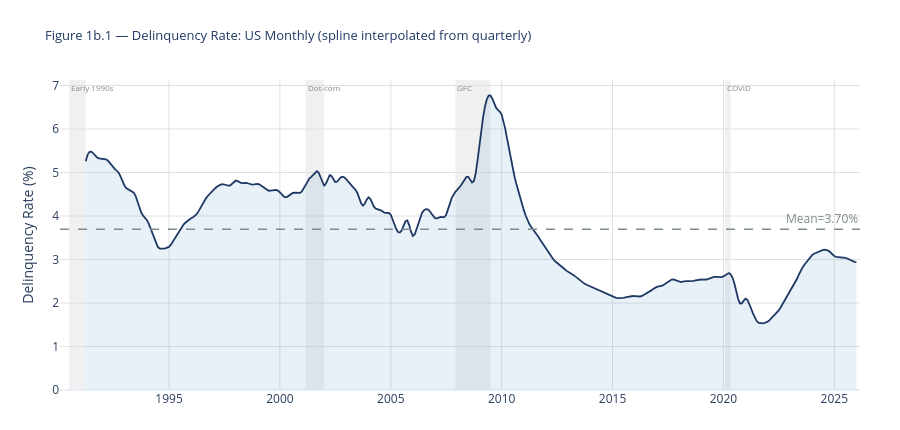
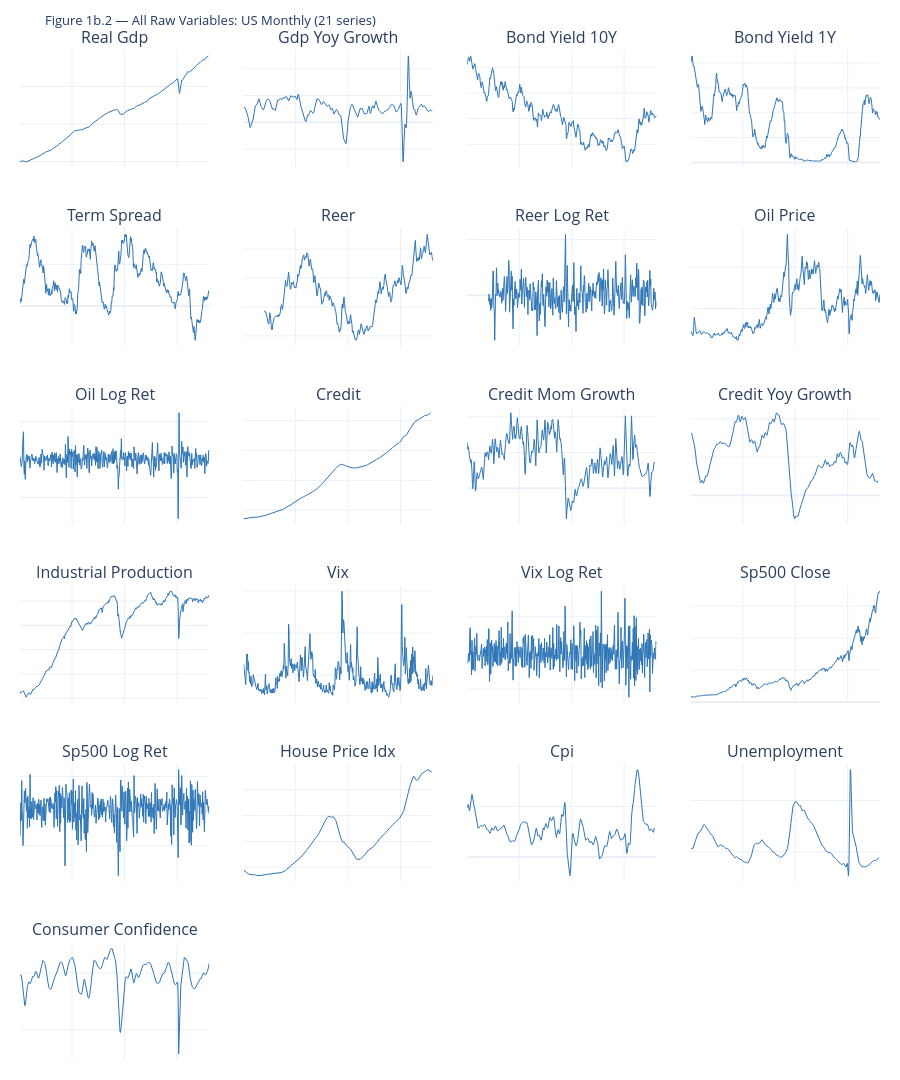

Notebook code cell kept with these figures, in order:
### Markdown cell above
### 1b — US Monthly

### Code cell
TARGET_USM    = 'us_delinquency_rate'
PREFIX_USM    = 'us_'
RECESSIONS_USM = RECESSIONS_US

raw_usm = pd.read_csv(PATHS['US_M'], index_col=0, parse_dates=True)
raw_usm.index = pd.DatetimeIndex(raw_usm.index).to_period('M').to_timestamp('M')
raw_usm = raw_usm.sort_index()
df_usm  = raw_usm.loc[WINDOW_START:].copy()

print(f'Shape: {df_usm.shape}  |  {df_usm.index.min().date()} to {df_usm.index.max().date()}')
print(f'Columns ({df_usm.shape[1]}): {df_usm.columns.tolist()}')

t = df_usm[TARGET_USM].dropna()
print(f'\nTarget — {TARGET_USM}: {len(t)} obs | Min {t.min():.2f}% | Max {t.max():.2f}% | Mean {t.mean():.2f}%')

completeness = pd.DataFrame({
    'Non-null':    df_usm.notna().sum(),
    'Missing':     df_usm.isna().sum(),
    'Missing (%)': (df_usm.isna().sum() / len(df_usm) * 100),
    'First valid': df_usm.apply(lambda s: (
        s.first_valid_index().strftime('%Y-%m') if s.first_valid_index() is not None else None)),
    'Last valid':  df_usm.apply(lambda s: (
        s.last_valid_index().strftime('%Y-%m')  if s.last_valid_index()  is not None else None)),
})
display(completeness.style
        .map(c_missing, subset=['Missing (%)'])
        .format({'Missing (%)': '{:.1f}'})
        .set_caption('Table 1b.1 — Completeness: US Monthly (raw dataset)'))

mean_val = df_usm[TARGET_USM].mean()
fig = go.Figure()
fig.add_trace(go.Scatter(
    x=df_usm.index, y=df_usm[TARGET_USM], mode='lines',
    line=dict(color=NAVY, width=1.8), fill='tozeroy',
    fillcolor='rgba(46,117,182,0.10)',
    hovertemplate='%{x|%Y-%m}<br>%{y:.2f}%<extra></extra>'))
fig.add_hline(y=mean_val, line_dash='dash', line_color=GREY, line_width=1.5,
              annotation_text=f'Mean={mean_val:.2f}%',
              annotation_position='top right', annotation_font_color=GREY)
fig = add_recessions(fig, RECESSIONS_USM)
fig.update_layout(
    title=dict(
        text='Figure 1b.1 — Delinquency Rate: US Monthly (spline interpolated from quarterly)',
        font=dict(size=13, color=NAVY)),
    xaxis=dict(showgrid=True, gridcolor='#E0E0E0'),
    yaxis=dict(title='Delinquency Rate (%)', showgrid=True, gridcolor='#E0E0E0'),
    template=TEMPLATE, height=430, margin=dict(t=80, b=40, l=60, r=40))
fig.show()

raw_cols = [c for c in raw_usm.columns if c != TARGET_USM]
ncols = 4
nrows = int(np.ceil(len(raw_cols) / ncols))
fig2 = make_subplots(
    rows=nrows, cols=ncols,
    subplot_titles=[v.replace('us_', '').replace('_', ' ').title() for v in raw_cols],
    vertical_spacing=0.06, horizontal_spacing=0.04)
for i, var in enumerate(raw_cols):
    r, c = i // ncols + 1, i % ncols + 1
    fig2.add_trace(go.Scatter(
        x=df_usm.index, y=df_usm[var], mode='lines',
        line=dict(color=BLUE, width=1.0), showlegend=False), row=r, col=c)
fig2.update_xaxes(showticklabels=False)
fig2.update_yaxes(showticklabels=False)
fig2.update_layout(
    title=dict(text=f'Figure 1b.2 — All Raw Variables: US Monthly ({len(raw_cols)} series)',
               font=dict(size=13, color=NAVY)),
    template=TEMPLATE, height=nrows * 180,
    margin=dict(t=50, b=20, l=20, r=20))
fig2.show()

### Figure 1 — Plotly figure (JSON) as saved in the notebook; plotly's stock layout.template omitted (floating-point values rounded to 4 significant figures; data arrays with more than 128 entries replaced by an {"elided": "..."} marker saying what was removed)
{"data": [{"fill": "tozeroy", "fillcolor": "rgba(46,117,182,0.10)", "hovertemplate": "%{x|%Y-%m}<br>%{y:.2f}%<extra></extra>", "line": {"color": "#1F3864", "width": 1.8}, "mode": "lines", "type": "scatter", "x": {"elided": "434 str values"}, "y": {"elided": "434 float values"}}], "layout": {"annotations": [{"font": {"color": "#7F8C8D"}, "showarrow": false, "text": "Mean=3.70%", "x": 1, "xanchor": "right", "xref": "x domain", "y": 3.695, "yanchor": "bottom", "yref": "y"}, {"font": {"color": "#7F8C8D", "size": 8}, "showarrow": false, "text": "Early 1990s", "x": "1990-07-01", "xanchor": "left", "xref": "x", "y": 1, "yanchor": "top", "yref": "y domain"}, {"font": {"color": "#7F8C8D", "size": 8}, "showarrow": false, "text": "Dot-com", "x": "2001-03-01", "xanchor": "left", "xref": "x", "y": 1, "yanchor": "top", "yref": "y domain"}, {"font": {"color": "#7F8C8D", "size": 8}, "showarrow": false, "text": "GFC", "x": "2007-12-01", "xanchor": "left", "xref": "x", "y": 1, "yanchor": "top", "yref": "y domain"}, {"font": {"color": "#7F8C8D", "size": 8}, "showarrow": false, "text": "COVID", "x": "2020-02-01", "xanchor": "left", "xref": "x", "y": 1, "yanchor": "top", "yref": "y domain"}], "height": 430, "margin": {"b": 40, "l": 60, "r": 40, "t": 80}, "shapes": [{"line": {"color": "#7F8C8D", "dash": "dash", "width": 1.5}, "type": "line", "x0": 0, "x1": 1, "xref": "x domain", "y0": 3.695, "y1": 3.695, "yref": "y"}, {"fillcolor": "lightgrey", "layer": "below", "line": {"width": 0}, "opacity": 0.35, "type": "rect", "x0": "1990-07-01", "x1": "1991-03-31", "xref": "x", "y0": 0, "y1": 1, "yref": "y domain"}, {"fillcolor": "lightgrey", "layer": "below", "line": {"width": 0}, "opacity": 0.35, "type": "rect", "x0": "2001-03-01", "x1": "2001-12-31", "xref": "x", "y0": 0, "y1": 1, "yref": "y domain"}, {"fillcolor": "lightgrey", "layer": "below", "line": {"width": 0}, "opacity": 0.35, "type": "rect", "x0": "2007-12-01", "x1": "2009-06-30", "xref": "x", "y0": 0, "y1": 1, "yref": "y domain"}, {"fillcolor": "lightgrey", "layer": "below", "line": {"width": 0}, "opacity": 0.35, "type": "rect", "x0": "2020-02-01", "x1": "2020-04-30", "xref": "x", "y0": 0, "y1": 1, "yref": "y domain"}], "title": {"font": {"color": "#1F3864", "size": 13}, "text": "Figure 1b.1 — Delinquency Rate: US Monthly (spline interpolated from quarterly)"}, "xaxis": {"gridcolor": "#E0E0E0", "showgrid": true}, "yaxis": {"gridcolor": "#E0E0E0", "showgrid": true, "title": {"text": "Delinquency Rate (%)"}}}}

### Figure 2 — Plotly figure (JSON) as saved in the notebook; plotly's stock layout.template omitted (floating-point values rounded to 4 significant figures; data arrays with more than 128 entries replaced by an {"elided": "..."} marker saying what was removed)
{"data": [{"line": {"color": "#2E75B6", "width": 1}, "mode": "lines", "showlegend": false, "type": "scatter", "x": {"elided": "434 str values"}, "xaxis": "x", "y": {"elided": "434 float values"}, "yaxis": "y"}, {"line": {"color": "#2E75B6", "width": 1}, "mode": "lines", "showlegend": false, "type": "scatter", "x": {"elided": "434 str values"}, "xaxis": "x2", "y": {"elided": "434 float values"}, "yaxis": "y2"}, {"line": {"color": "#2E75B6", "width": 1}, "mode": "lines", "showlegend": false, "type": "scatter", "x": {"elided": "434 str values"}, "xaxis": "x3", "y": {"elided": "434 float values"}, "yaxis": "y3"}, {"line": {"color": "#2E75B6", "width": 1}, "mode": "lines", "showlegend": false, "type": "scatter", "x": {"elided": "434 str values"}, "xaxis": "x4", "y": {"elided": "434 float values"}, "yaxis": "y4"}, {"line": {"color": "#2E75B6", "width": 1}, "mode": "lines", "showlegend": false, "type": "scatter", "x": {"elided": "434 str values"}, "xaxis": "x5", "y": {"elided": "434 float values"}, "yaxis": "y5"}, {"line": {"color": "#2E75B6", "width": 1}, "mode": "lines", "showlegend": false, "type": "scatter", "x": {"elided": "434 str values"}, "xaxis": "x6", "y": {"elided": "434 float values"}, "yaxis": "y6"}, {"line": {"color": "#2E75B6", "width": 1}, "mode": "lines", "showlegend": false, "type": "scatter", "x": {"elided": "434 str values"}, "xaxis": "x7", "y": {"elided": "434 float values"}, "yaxis": "y7"}, {"line": {"color": "#2E75B6", "width": 1}, "mode": "lines", "showlegend": false, "type": "scatter", "x": {"elided": "434 str values"}, "xaxis": "x8", "y": {"elided": "434 float values"}, "yaxis": "y8"}, {"line": {"color": "#2E75B6", "width": 1}, "mode": "lines", "showlegend": false, "type": "scatter", "x": {"elided": "434 str values"}, "xaxis": "x9", "y": {"elided": "434 float values"}, "yaxis": "y9"}, {"line": {"color": "#2E75B6", "width": 1}, "mode": "lines", "showlegend": false, "type": "scatter", "x": {"elided": "434 str values"}, "xaxis": "x10", "y": {"elided": "434 float values"}, "yaxis": "y10"}, {"line": {"color": "#2E75B6", "width": 1}, "mode": "lines", "showlegend": false, "type": "scatter", "x": {"elided": "434 str values"}, "xaxis": "x11", "y": {"elided": "434 float values"}, "yaxis": "y11"}, {"line": {"color": "#2E75B6", "width": 1}, "mode": "lines", "showlegend": false, "type": "scatter", "x": {"elided": "434 str values"}, "xaxis": "x12", "y": {"elided": "434 float values"}, "yaxis": "y12"}, {"line": {"color": "#2E75B6", "width": 1}, "mode": "lines", "showlegend": false, "type": "scatter", "x": {"elided": "434 str values"}, "xaxis": "x13", "y": {"elided": "434 float values"}, "yaxis": "y13"}, {"line": {"color": "#2E75B6", "width": 1}, "mode": "lines", "showlegend": false, "type": "scatter", "x": {"elided": "434 str values"}, "xaxis": "x14", "y": {"elided": "434 float values"}, "yaxis": "y14"}, {"line": {"color": "#2E75B6", "width": 1}, "mode": "lines", "showlegend": false, "type": "scatter", "x": {"elided": "434 str values"}, "xaxis": "x15", "y": {"elided": "434 float values"}, "yaxis": "y15"}, {"line": {"color": "#2E75B6", "width": 1}, "mode": "lines", "showlegend": false, "type": "scatter", "x": {"elided": "434 str values"}, "xaxis": "x16", "y": {"elided": "434 float values"}, "yaxis": "y16"}, {"line": {"color": "#2E75B6", "width": 1}, "mode": "lines", "showlegend": false, "type": "scatter", "x": {"elided": "434 str values"}, "xaxis": "x17", "y": {"elided": "434 float values"}, "yaxis": "y17"}, {"line": {"color": "#2E75B6", "width": 1}, "mode": "lines", "showlegend": false, "type": "scatter", "x": {"elided": "434 str values"}, "xaxis": "x18", "y": {"elided": "434 float values"}, "yaxis": "y18"}, {"line": {"color": "#2E75B6", "width": 1}, "mode": "lines", "showlegend": false, "type": "scatter", "x": {"elided": "434 str values"}, "xaxis": "x19", "y": {"elided": "434 float values"}, "yaxis": "y19"}, {"line": {"color": "#2E75B6", "width": 1}, "mode": "lines", "showlegend": false, "type": "scatter", "x": {"elided": "434 str values"}, "xaxis": "x20", "y": {"elided": "434 float values"}, "yaxis": "y20"}, {"line": {"color": "#2E75B6", "width": 1}, "mode": "lines", "showlegend": false, "type": "scatter", "x": {"elided": "434 str values"}, "xaxis": "x21", "y": {"elided": "434 float values"}, "yaxis": "y21"}], "layout": {"annotations": [{"font": {"size": 16}, "showarrow": false, "text": "Real Gdp", "x": 0.11, "xanchor": "center", "xref": "paper", "y": 1, "yanchor": "bottom", "yref": "paper"}, {"font": {"size": 16}, "showarrow": false, "text": "Gdp Yoy Growth", "x": 0.37, "xanchor": "center", "xref": "paper", "y": 1, "yanchor": "bottom", "yref": "paper"}, {"font": {"size": 16}, "showarrow": false, "text": "Bond Yield 10Y", "x": 0.63, "xanchor": "center", "xref": "paper", "y": 1, "yanchor": "bottom", "yref": "paper"}, {"font": {"size": 16}, "showarrow": false, "text": "Bond Yield 1Y", "x": 0.89, "xanchor": "center", "xref": "paper", "y": 1, "yanchor": "bottom", "yref": "paper"}, {"font": {"size": 16}, "showarrow": false, "text": "Term Spread", "x": 0.11, "xanchor": "center", "xref": "paper", "y": 0.8233, "yanchor": "bottom", "yref": "paper"}, {"font": {"size": 16}, "showarrow": false, "text": "Reer", "x": 0.37, "xanchor": "center", "xref": "paper", "y": 0.8233, "yanchor": "bottom", "yref": "paper"}, {"font": {"size": 16}, "showarrow": false, "text": "Reer Log Ret", "x": 0.63, "xanchor": "center", "xref": "paper", "y": 0.8233, "yanchor": "bottom", "yref": "paper"}, {"font": {"size": 16}, "showarrow": false, "text": "Oil Price", "x": 0.89, "xanchor": "center", "xref": "paper", "y": 0.8233, "yanchor": "bottom", "yref": "paper"}, {"font": {"size": 16}, "showarrow": false, "text": "Oil Log Ret", "x": 0.11, "xanchor": "center", "xref": "paper", "y": 0.6467, "yanchor": "bottom", "yref": "paper"}, {"font": {"size": 16}, "showarrow": false, "text": "Credit", "x": 0.37, "xanchor": "center", "xref": "paper", "y": 0.6467, "yanchor": "bottom", "yref": "paper"}, {"font": {"size": 16}, "showarrow": false, "text": "Credit Mom Growth", "x": 0.63, "xanchor": "center", "xref": "paper", "y": 0.6467, "yanchor": "bottom", "yref": "paper"}, {"font": {"size": 16}, "showarrow": false, "text": "Credit Yoy Growth", "x": 0.89, "xanchor": "center", "xref": "paper", "y": 0.6467, "yanchor": "bottom", "yref": "paper"}, {"font": {"size": 16}, "showarrow": false, "text": "Industrial Production", "x": 0.11, "xanchor": "center", "xref": "paper", "y": 0.47, "yanchor": "bottom", "yref": "paper"}, {"font": {"size": 16}, "showarrow": false, "text": "Vix", "x": 0.37, "xanchor": "center", "xref": "paper", "y": 0.47, "yanchor": "bottom", "yref": "paper"}, {"font": {"size": 16}, "showarrow": false, "text": "Vix Log Ret", "x": 0.63, "xanchor": "center", "xref": "paper", "y": 0.47, "yanchor": "bottom", "yref": "paper"}, {"font": {"size": 16}, "showarrow": false, "text": "Sp500 Close", "x": 0.89, "xanchor": "center", "xref": "paper", "y": 0.47, "yanchor": "bottom", "yref": "paper"}, {"font": {"size": 16}, "showarrow": false, "text": "Sp500 Log Ret", "x": 0.11, "xanchor": "center", "xref": "paper", "y": 0.2933, "yanchor": "bottom", "yref": "paper"}, {"font": {"size": 16}, "showarrow": false, "text": "House Price Idx", "x": 0.37, "xanchor": "center", "xref": "paper", "y": 0.2933, "yanchor": "bottom", "yref": "paper"}, {"font": {"size": 16}, "showarrow": false, "text": "Cpi", "x": 0.63, "xanchor": "center", "xref": "paper", "y": 0.2933, "yanchor": "bottom", "yref": "paper"}, {"font": {"size": 16}, "showarrow": false, "text": "Unemployment", "x": 0.89, "xanchor": "center", "xref": "paper", "y": 0.2933, "yanchor": "bottom", "yref": "paper"}, {"font": {"size": 16}, "showarrow": false, "text": "Consumer Confidence", "x": 0.11, "xanchor": "center", "xref": "paper", "y": 0.1167, "yanchor": "bottom", "yref": "paper"}], "height": 1080, "margin": {"b": 20, "l": 20, "r": 20, "t": 50}, "title": {"font": {"color": "#1F3864", "size": 13}, "text": "Figure 1b.2 — All Raw Variables: US Monthly (21 series)"}, "xaxis": {"anchor": "y", "domain": [0, 0.22], "showticklabels": false}, "xaxis10": {"anchor": "y10", "domain": [0.26, 0.48], "showticklabels": false}, "xaxis11": {"anchor": "y11", "domain": [0.52, 0.74], "showticklabels": false}, "xaxis12": {"anchor": "y12", "domain": [0.78, 1], "showticklabels": false}, "xaxis13": {"anchor": "y13", "domain": [0, 0.22], "showticklabels": false}, "xaxis14": {"anchor": "y14", "domain": [0.26, 0.48], "showticklabels": false}, "xaxis15": {"anchor": "y15", "domain": [0.52, 0.74], "showticklabels": false}, "xaxis16": {"anchor": "y16", "domain": [0.78, 1], "showticklabels": false}, "xaxis17": {"anchor": "y17", "domain": [0, 0.22], "showticklabels": false}, "xaxis18": {"anchor": "y18", "domain": [0.26, 0.48], "showticklabels": false}, "xaxis19": {"anchor": "y19", "domain": [0.52, 0.74], "showticklabels": false}, "xaxis2": {"anchor": "y2", "domain": [0.26, 0.48], "showticklabels": false}, "xaxis20": {"anchor": "y20", "domain": [0.78, 1], "showticklabels": false}, "xaxis21": {"anchor": "y21", "domain": [0, 0.22], "showticklabels": false}, "xaxis22": {"anchor": "y22", "domain": [0.26, 0.48], "showticklabels": false}, "xaxis23": {"anchor": "y23", "domain": [0.52, 0.74], "showticklabels": false}, "xaxis24": {"anchor": "y24", "domain": [0.78, 1], "showticklabels": false}, "xaxis3": {"anchor": "y3", "domain": [0.52, 0.74], "showticklabels": false}, "xaxis4": {"anchor": "y4", "domain": [0.78, 1], "showticklabels": false}, "xaxis5": {"anchor": "y5", "domain": [0, 0.22], "showticklabels": false}, "xaxis6": {"anchor": "y6", "domain": [0.26, 0.48], "showticklabels": false}, "xaxis7": {"anchor": "y7", "domain": [0.52, 0.74], "showticklabels": false}, "xaxis8": {"anchor": "y8", "domain": [0.78, 1], "showticklabels": false}, "xaxis9": {"anchor": "y9", "domain": [0, 0.22], "showticklabels": false}, "yaxis": {"anchor": "x", "domain": [0.8833, 1], "showticklabels": false}, "yaxis10": {"anchor": "x10", "domain": [0.53, 0.6467], "showticklabels": false}, "yaxis11": {"anchor": "x11", "domain": [0.53, 0.6467], "showticklabels": false}, "yaxis12": {"anchor": "x12", "domain": [0.53, 0.6467], "showticklabels": false}, "yaxis13": {"anchor": "x13", "domain": [0.3533, 0.47], "showticklabels": false}, "yaxis14": {"anchor": "x14", "domain": [0.3533, 0.47], "showticklabels": false}, "yaxis15": {"anchor": "x15", "domain": [0.3533, 0.47], "showticklabels": false}, "yaxis16": {"anchor": "x16", "domain": [0.3533, 0.47], "showticklabels": false}, "yaxis17": {"anchor": "x17", "domain": [0.1767, 0.2933], "showticklabels": false}, "yaxis18": {"anchor": "x18", "domain": [0.1767, 0.2933], "showticklabels": false}, "yaxis19": {"anchor": "x19", "domain": [0.1767, 0.2933], "showticklabels": false}, "yaxis2": {"anchor": "x2", "domain": [0.8833, 1], "showticklabels": false}, "yaxis20": {"anchor": "x20", "domain": [0.1767, 0.2933], "showticklabels": false}, "yaxis21": {"anchor": "x21", "domain": [0, 0.1167], "showticklabels": false}, "yaxis22": {"anchor": "x22", "domain": [0, 0.1167], "showticklabels": false}, "yaxis23": {"anchor": "x23", "domain": [0, 0.1167], "showticklabels": false}, "yaxis24": {"anchor": "x24", "domain": [0, 0.1167], "showticklabels": false}, "yaxis3": {"anchor": "x3", "domain": [0.8833, 1], "showticklabels": false}, "yaxis4": {"anchor": "x4", "domain": [0.8833, 1], "showticklabels": false}, "yaxis5": {"anchor": "x5", "domain": [0.7067, 0.8233], "showticklabels": false}, "yaxis6": {"anchor": "x6", "domain": [0.7067, 0.8233], "showticklabels": false}, "yaxis7": {"anchor": "x7", "domain": [0.7067, 0.8233], "showticklabels": false}, "yaxis8": {"anchor": "x8", "domain": [0.7067, 0.8233], "showticklabels": false}, "yaxis9": {"anchor": "x9", "domain": [0.53, 0.6467], "showticklabels": false}}}
